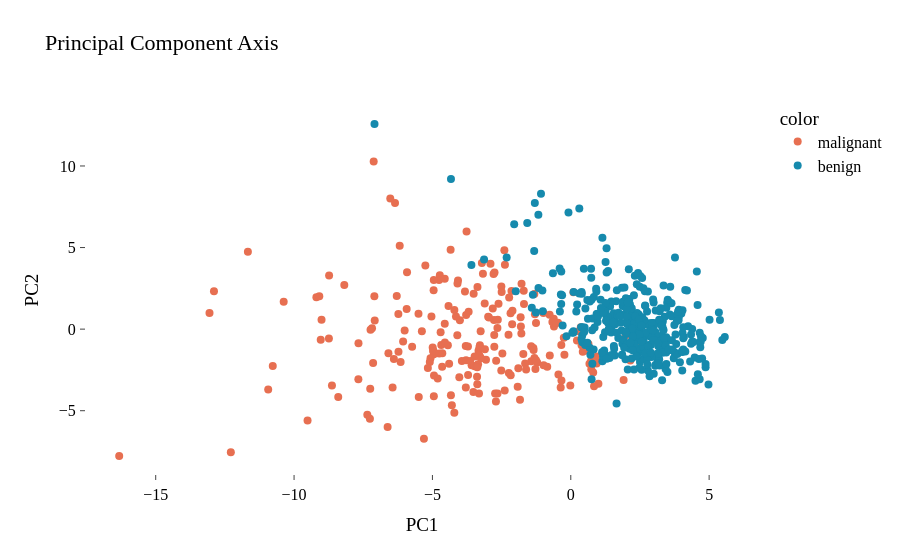

The code cell stored with this chart in its notebook:
### Code cell
for_x = final_df.PC1.tolist()
for_y = final_df.PC2.tolist()
for_label = final_df.Label.tolist()
for_hover = final_df.Label.tolist()

fig = px.scatter(x=for_x, y=for_y, color=for_label,
                 title="Principal Component Axis",
                 color_discrete_map={"benign": "#168aad", "malignant": "#e76f51"})

fig.update_layout(
    xaxis=dict(title = 'PC1', showgrid=True, ticks='inside', zeroline=True, mirror=True, showline=True, linecolor='white'),
    yaxis=dict(title = 'PC2', showgrid=True, ticks='inside', zeroline=True, mirror=True, showline=True, linecolor='white'),
    plot_bgcolor='white',
    font=dict(
        family="Times New Roman",
        size=16,
        color="Black"))
fig.update_traces(marker=dict(size=8,))

fig.show()

# Static Matplotlib rendering for notebook viewers without Plotly MIME support.
fig_mpl, ax = plt.subplots(figsize=(8, 6))
for label, color in [("benign", "#168aad"), ("malignant", "#e76f51")]:
    subset = final_df[final_df["Label"] == label]
    ax.scatter(subset["PC1"], subset["PC2"], label=label.title(), color=color, alpha=0.75, s=28)
ax.set(title="Breast cancer samples projected onto PC1 and PC2", xlabel="PC1", ylabel="PC2")
ax.legend(title="Diagnosis")
ax.grid(alpha=0.2)
fig_mpl.tight_layout()
plt.show()

### Figure 1 — Plotly figure (JSON) as saved in the notebook; plotly's stock layout.template omitted (floating-point values rounded to 4 significant figures; data arrays with more than 128 entries replaced by an {"elided": "..."} marker saying what was removed)
{"data": [{"hovertemplate": "color=malignant<br>x=%{x}<br>y=%{y}<extra></extra>", "legendgroup": "malignant", "marker": {"color": "#e76f51", "size": 8, "symbol": "circle"}, "mode": "markers", "name": "malignant", "orientation": "v", "showlegend": true, "type": "scatter", "x": {"elided": "212 float values"}, "xaxis": "x", "y": {"elided": "212 float values"}, "yaxis": "y"}, {"hovertemplate": "color=benign<br>x=%{x}<br>y=%{y}<extra></extra>", "legendgroup": "benign", "marker": {"color": "#168aad", "size": 8, "symbol": "circle"}, "mode": "markers", "name": "benign", "orientation": "v", "showlegend": true, "type": "scatter", "x": {"elided": "357 float values"}, "xaxis": "x", "y": {"elided": "357 float values"}, "yaxis": "y"}], "layout": {"font": {"color": "Black", "family": "Times New Roman", "size": 16}, "legend": {"title": {"text": "color"}, "tracegroupgap": 0}, "plot_bgcolor": "white", "title": {"text": "Principal Component Axis"}, "xaxis": {"anchor": "y", "domain": [0.0, 1.0], "linecolor": "white", "mirror": true, "showgrid": true, "showline": true, "ticks": "inside", "title": {"text": "PC1"}, "zeroline": true}, "yaxis": {"anchor": "x", "domain": [0.0, 1.0], "linecolor": "white", "mirror": true, "showgrid": true, "showline": true, "ticks": "inside", "title": {"text": "PC2"}, "zeroline": true}}}
